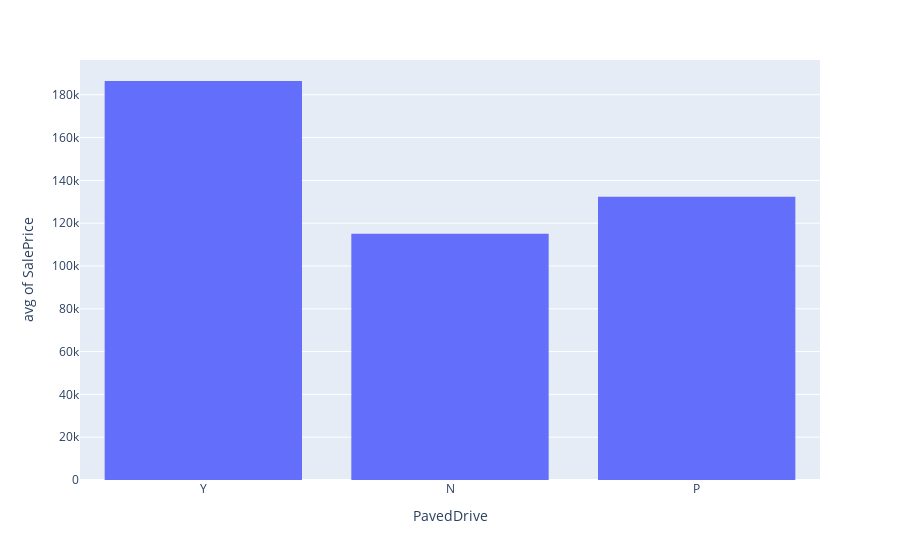

This figure's notebook cell:
### Code cell
px.histogram(prices_df,x= 'PavedDrive',y= 'SalePrice',histfunc='avg')

### Figure 1 — Plotly figure (JSON) as saved in the notebook; plotly's stock layout.template omitted (floating-point values rounded to 4 significant figures; data arrays with more than 128 entries replaced by an {"elided": "..."} marker saying what was removed)
{"data": [{"alignmentgroup": "True", "bingroup": "x", "histfunc": "avg", "hovertemplate": "PavedDrive=%{x}<br>avg of SalePrice=%{y}<extra></extra>", "legendgroup": "", "marker": {"color": "#636efa", "pattern": {"shape": ""}}, "name": "", "offsetgroup": "", "orientation": "v", "showlegend": false, "type": "histogram", "x": {"elided": "1460 str values"}, "xaxis": "x", "y": {"elided": "1460 int values"}, "yaxis": "y"}], "layout": {"barmode": "relative", "legend": {"tracegroupgap": 0}, "margin": {"t": 60}, "xaxis": {"anchor": "y", "domain": [0, 1], "title": {"text": "PavedDrive"}}, "yaxis": {"anchor": "x", "domain": [0, 1], "title": {"text": "avg of SalePrice"}}}}
